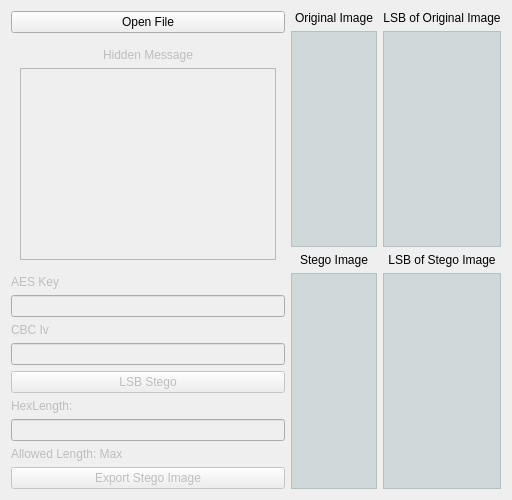
      <widget class="QWidget" name="tab">
       <attribute name="title">
        <string>LSBStego</string>
       </attribute>
       <layout class="QHBoxLayout" name="horizontalLayout">
        <item>
         <layout class="QVBoxLayout" name="verticalLayout">
          <item>
           <widget class="QPushButton" name="btnLSBStegoOpen">
            <property name="text">
             <string>Open File</string>
            </property>
           </widget>
          </item>
          <item>
           <widget class="QWidget" name="widget_2" native="true">
            <property name="sizePolicy">
             <sizepolicy hsizetype="Fixed" vsizetype="Expanding">
              <horstretch>0</horstretch>
              <verstretch>0</verstretch>
             </sizepolicy>
            </property>
            <layout class="QVBoxLayout" name="verticalLayout_2">
             <item>
              <widget class="QLabel" name="lblLSBMessage">
               <property name="enabled">
                <bool>false</bool>
               </property>
               <property name="sizePolicy">
                <sizepolicy hsizetype="Minimum" vsizetype="Fixed">
                 <horstretch>0</horstretch>
                 <verstretch>0</verstretch>
                </sizepolicy>
               </property>
               <property name="text">
                <string>Hidden Message</string>
               </property>
               <property name="alignment">
                <set>Qt::AlignCenter</set>
               </property>
              </widget>
             </item>
             <item>
              <widget class="QPlainTextEdit" name="pteLSB">
               <property name="enabled">
                <bool>false</bool>
               </property>
               <property name="sizePolicy">
                <sizepolicy hsizetype="Fixed" vsizetype="Expanding">
                 <horstretch>0</horstretch>
                 <verstretch>0</verstretch>
                </sizepolicy>
               </property>
              </widget>
             </item>
            </layout>
           </widget>
          </item>
          <item>
           <widget class="QLabel" name="lblLSBKey">
            <property name="enabled">
             <bool>false</bool>
            </property>
            <property name="text">
             <string>AES Key</string>
            </property>
           </widget>
          </item>
          <item>
           <widget class="QLineEdit" name="ldtLSBKey">
            <property name="enabled">
             <bool>false</bool>
            </property>
            <property name="sizePolicy">
             <sizepolicy hsizetype="Preferred" vsizetype="Maximum">
              <horstretch>0</horstretch>
              <verstretch>0</verstretch>
             </sizepolicy>
            </property>
            <property name="maxLength">
             <number>16</number>
            </property>
           </widget>
          </item>
          <item>
           <widget class="QLabel" name="lblLSBIV">
            <property name="enabled">
             <bool>false</bool>
            </property>
            <property name="text">
             <string>CBC Iv</string>
            </property>
           </widget>
          </item>
          <item>
           <widget class="QLineEdit" name="ldtLSBIV">
            <property name="enabled">
             <bool>false</bool>
            </property>
            <property name="sizePolicy">
             <sizepolicy hsizetype="Preferred" vsizetype="Fixed">
              <horstretch>0</horstretch>
              <verstretch>0</verstretch>
             </sizepolicy>
            </property>
            <property name="maxLength">
             <number>16</number>
            </property>
           </widget>
          </item>
          <item>
           <widget class="QPushButton" name="btnLSBStegoExecute">
            <property name="enabled">
             <bool>false</bool>
            </property>
            <property name="text">
             <string>LSB Stego</string>
            </property>
           </widget>
          </item>
          <item>
           <widget class="QLabel" name="lblLSBHexLength">
            <property name="enabled">
             <bool>false</bool>
            </property>
            <property name="text">
             <string>HexLength:</string>
            </property>
           </widget>
          </item>
          <item>
           <widget class="QLineEdit" name="ldtLSBHex">
            <property name="enabled">
             <bool>false</bool>
            </property>
            <property name="sizePolicy">
             <sizepolicy hsizetype="Preferred" vsizetype="Fixed">
              <horstretch>0</horstretch>
              <verstretch>0</verstretch>
             </sizepolicy>
            </property>
           </widget>
          </item>
          <item>
           <widget class="QLabel" name="lblLSBMax">
            <property name="enabled">
             <bool>false</bool>
            </property>
            <property name="text">
             <string>Allowed Length: Max</string>
            </property>
           </widget>
          </item>
          <item>
           <widget class="QPushButton" name="btnLSBStegoExport">
            <property name="enabled">
             <bool>false</bool>
            </property>
            <property name="text">
             <string>Export Stego Image</string>
            </property>
           </widget>
          </item>
         </layout>
        </item>
        <item>
         <layout class="QGridLayout" name="gridLayout">
          <item row="0" column="0">
           <widget class="QLabel" name="label_3">
            <property name="sizePolicy">
             <sizepolicy hsizetype="Preferred" vsizetype="Fixed">
              <horstretch>0</horstretch>
              <verstretch>0</verstretch>
             </sizepolicy>
            </property>
            <property name="text">
             <string>Original Image</string>
            </property>
            <property name="alignment">
             <set>Qt::AlignCenter</set>
            </property>
           </widget>
          </item>
          <item row="1" column="0">
           <widget class="QGraphicsView" name="grvLSBOri">
            <property name="sizePolicy">
             <sizepolicy hsizetype="Expanding" vsizetype="Expanding">
              <horstretch>0</horstretch>
              <verstretch>0</verstretch>
             </sizepolicy>
            </property>
            <property name="styleSheet">
             <string notr="true">background-color: rgba(83, 125, 125, 50);</string>
            </property>
            <property name="verticalScrollBarPolicy">
             <enum>Qt::ScrollBarAlwaysOff</enum>
            </property>
            <property name="horizontalScrollBarPolicy">
             <enum>Qt::ScrollBarAlwaysOff</enum>
            </property>
            <property name="sizeAdjustPolicy">
             <enum>QAbstractScrollArea::AdjustToContents</enum>
            </property>
           </widget>
          </item>
          <item row="0" column="1">
           <widget class="QLabel" name="label_6">
            <property name="sizePolicy">
             <sizepolicy hsizetype="Preferred" vsizetype="Fixed">
              <horstretch>0</horstretch>
              <verstretch>0</verstretch>
             </sizepolicy>
            </property>
            <property name="text">
             <string>LSB of Original Image</string>
            </property>
            <property name="alignment">
             <set>Qt::AlignCenter</set>
            </property>
           </widget>
          </item>
          <item row="1" column="1">
           <widget class="QGraphicsView" name="grvOriLSB0">
            <property name="sizePolicy">
             <sizepolicy hsizetype="Expanding" vsizetype="Expanding">
              <horstretch>0</horstretch>
              <verstretch>0</verstretch>
             </sizepolicy>
            </property>
            <property name="styleSheet">
             <string notr="true">background-color: rgba(83, 125, 125, 50);</string>
            </property>
            <property name="verticalScrollBarPolicy">
             <enum>Qt::ScrollBarAlwaysOff</enum>
            </property>
            <property name="horizontalScrollBarPolicy">
             <enum>Qt::ScrollBarAlwaysOff</enum>
            </property>
            <property name="sizeAdjustPolicy">
             <enum>QAbstractScrollArea::AdjustToContents</enum>
            </property>
           </widget>
          </item>
          <item row="2" column="0">
           <widget class="QLabel" name="label_4">
            <property name="sizePolicy">
             <sizepolicy hsizetype="Preferred" vsizetype="Fixed">
              <horstretch>0</horstretch>
              <verstretch>0</verstretch>
             </sizepolicy>
            </property>
            <property name="text">
             <string>Stego Image</string>
            </property>
            <property name="alignment">
             <set>Qt::AlignCenter</set>
            </property>
           </widget>
          </item>
          <item row="3" column="0">
           <widget class="QGraphicsView" name="grvLSBStego">
            <property name="sizePolicy">
             <sizepolicy hsizetype="Expanding" vsizetype="Expanding">
              <horstretch>0</horstretch>
              <verstretch>0</verstretch>
             </sizepolicy>
            </property>
            <property name="styleSheet">
             <string notr="true">background-color: rgba(83, 125, 125, 50);</string>
            </property>
            <property name="verticalScrollBarPolicy">
             <enum>Qt::ScrollBarAlwaysOff</enum>
            </property>
            <property name="horizontalScrollBarPolicy">
             <enum>Qt::ScrollBarAlwaysOff</enum>
            </property>
            <property name="sizeAdjustPolicy">
             <enum>QAbstractScrollArea::AdjustToContents</enum>
            </property>
           </widget>
          </item>
          <item row="2" column="1">
           <widget class="QLabel" name="label_5">
            <property name="sizePolicy">
             <sizepolicy hsizetype="Preferred" vsizetype="Fixed">
              <horstretch>0</horstretch>
              <verstretch>0</verstretch>
             </sizepolicy>
            </property>
            <property name="text">
             <string>LSB of Stego Image</string>
            </property>
            <property name="alignment">
             <set>Qt::AlignCenter</set>
            </property>
           </widget>
          </item>
          <item row="3" column="1">
           <widget class="QGraphicsView" name="grvStegoLSB0">
            <property name="sizePolicy">
             <sizepolicy hsizetype="Expanding" vsizetype="Expanding">
              <horstretch>0</horstretch>
              <verstretch>0</verstretch>
             </sizepolicy>
            </property>
            <property name="styleSheet">
             <string notr="true">background-color: rgba(83, 125, 125, 50);</string>
            </property>
            <property name="verticalScrollBarPolicy">
             <enum>Qt::ScrollBarAlwaysOff</enum>
            </property>
            <property name="horizontalScrollBarPolicy">
             <enum>Qt::ScrollBarAlwaysOff</enum>
            </property>
            <property name="sizeAdjustPolicy">
             <enum>QAbstractScrollArea::AdjustToContents</enum>
            </property>
           </widget>
          </item>
         </layout>
        </item>
       </layout>
      </widget>
